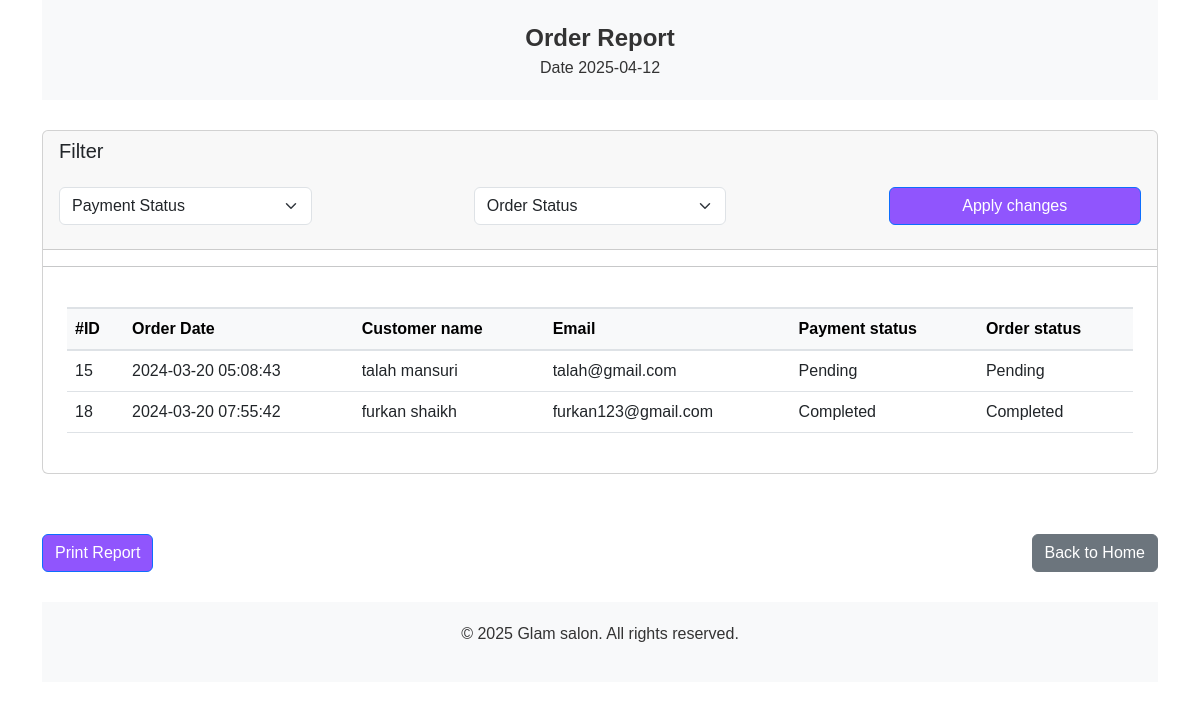
The app's page /admin_panel/html/order_report.php with its own data.
### tables this page shows
CREATE TABLE `tbl_order` (
  `order_id` int(10) NOT NULL,
  `first_name` varchar(20) NOT NULL,
  `last_name` varchar(20) NOT NULL,
  `email` varchar(50) NOT NULL,
  `contact` bigint(20) NOT NULL,
  `order_add` text NOT NULL,
  `city` varchar(20) NOT NULL,
  `state` varchar(20) NOT NULL,
  `country` varchar(20) NOT NULL,
  `pin_code` int(11) NOT NULL,
  `order_notes` text NOT NULL,
  `order_date` datetime NOT NULL,
  `order_amt` int(11) NOT NULL,
  `payment_status` varchar(20) NOT NULL,
  `order_status` varchar(20) NOT NULL,
  `customer_id` int(10) NOT NULL
);

### admin_panel/html/order_report.php (the view, shortened to what this page needs)
<?php
$connection = mysqli_connect("localhost", "root", "", "projectdb");
if ($_SERVER["REQUEST_METHOD"] == "POST") {
    $paymentStatus = $_POST['paymentStatus'];
    $orderStatus = $_POST['orderStatus'];
    $date = $_POST['date'];
    $sql = "SELECT * FROM tbl_order WHERE 1=1";
    if (!empty($paymentStatus)) {
        $sql .= " AND payment_status = '$paymentStatus'";
    }
    if (!empty($orderStatus)) {
        $sql .= " AND order_status = '$orderStatus'";
    }
    $query = mysqli_query($connection, $sql);
} else {
    $query = mysqli_query($connection, "SELECT * FROM tbl_order");
}
?>
<!DOCTYPE html>
<html lang="en">
<head>
    <link rel="stylesheet" href="https://cdnjs.cloudflare.com/ajax/libs/twitter-bootstrap/5.3.0/css/bootstrap.min.css">
    <link rel="stylesheet" href="../assets/css/report.css" />
</head>
<body>
    <div class="container">
        <div class="header">
            <div class="title">Order Report</div>
            <div class="subtitle">Date <?php echo date('Y-m-d'); ?></div>
        </div>
        <div class="card">
            <div class="card-header">
                <h5 class="card-title">Filter</h5>
                <form method="POST" action="<?php echo htmlspecialchars($_SERVER["PHP_SELF"]); ?>">
                    <div class="d-flex justify-content-between align-items-center row py-3 gap-3 gap-md-0">
                        <div class="col-md-3 product_stock">
                            <select name="paymentStatus" class="form-select text-capitalize" fdprocessedid="9ja308">
                                <option value="">Payment Status</option>
                            </select>
                        </div>
                        <div class="col-md-3 product_stock">
                            <select name="orderStatus" class="form-select text-capitalize" fdprocessedid="9ja308">
                                <option value="">Order Status</option>
                            </select>
                        </div>
                        <div class="col-md-3">
                            <button type="submit" class="btn btn-primary" style="width: 100%; background-color:#9055fd">Apply changes</button>
                        </div>
                    </div>
                </form>
            </div>
            <hr />
            <div class="table-responsive text-nowrap m-4">
                <table class="table" id="myTable">
                    <thead class="table-light">
                        <tr>
                            <th>#ID</th>
                            <th>Order Date</th>
                            <th>Customer name</th>
                            <th>Email</th>
                            <th>Payment status</th>
                            <th>Order status</th>
                        </tr>
                    </thead>
                    <tbody class="table-border-bottom-0">
                        <?php
                        while ($col = mysqli_fetch_array($query)) {
                            echo "<tr>
                                    <td>{$col['order_id']}</td>
                                    <td>{$col['order_date']}</td>
                                    <td>{$col['first_name']} {$col['last_name']}</td>
                                    <td>{$col['email']}</td>
                                    <td>{$col['payment_status']}</td>
                                    <td>{$col['order_status']}</td>
                                </tr>";
                        }
                        ?>
                    </tbody>
                </table>
            </div>
        </div>
        <div class="report-content">
        </div>
        <div class="row">
            <div class="col-md-6">
                <button class="btn btn-primary" style="background-color:#9055fd; color:#fff; " onclick="window.print()">Print Report</button>
            </div>
            <div class="col-md-6 text-end">
                <a href="index.php" class="btn btn-secondary">Back to Home</a>
            </div>
        </div>
        <div class="footer">
            <p>&copy; <?php echo date('Y'); ?> Glam salon. All rights reserved.</p>
        </div>
    </div>
</body>
</html>

### admin_panel/assets/css/report.css (style rules this page uses)
body { font-family: Arial, sans-serif; }
.header { background-color: #f8f9fa; color: #333; padding: 20px 0; text-align: center; margin-bottom: 30px; }
.title { font-size: 24px; font-weight: bold; }
.report-content { padding: 30px; }
.footer { background-color: #f8f9fa; color: #333; padding: 20px 0; text-align: center; margin-top: 30px; }
.table thead { background-color: #e9ecef; color: #333; border-top: 2px solid #dee2e6; border-bottom: 2px solid #dee2e6; }
.table thead th { border: none; font-weight: bold; vertical-align: middle; }
.table tbody td { vertical-align: middle; }

### records on screen
tbl_order: order_id "15", order_date "2024-03-20 05:08:43", first_name "talah", last_name "mansuri", email "talah@gmail.com", payment_status "Pending", order_status "Pending"
tbl_order: order_id "18", order_date "2024-03-20 07:55:42", first_name "furkan", last_name "shaikh", email "furkan123@gmail.com", payment_status "Completed", order_status "Completed"
